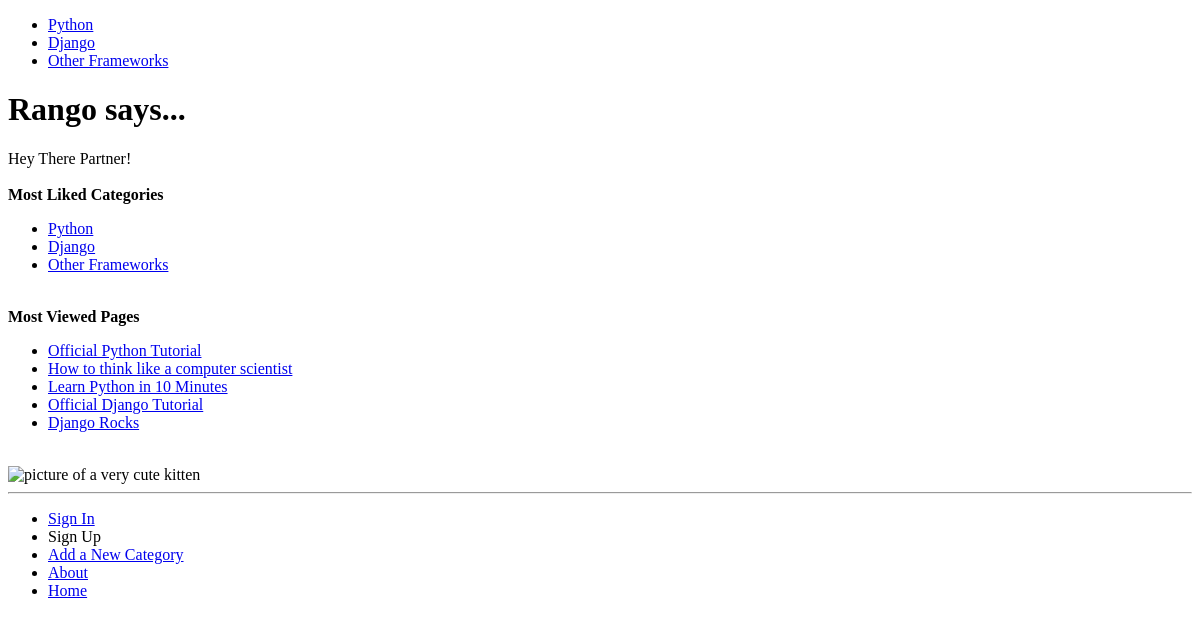
Before: / with the older database file.
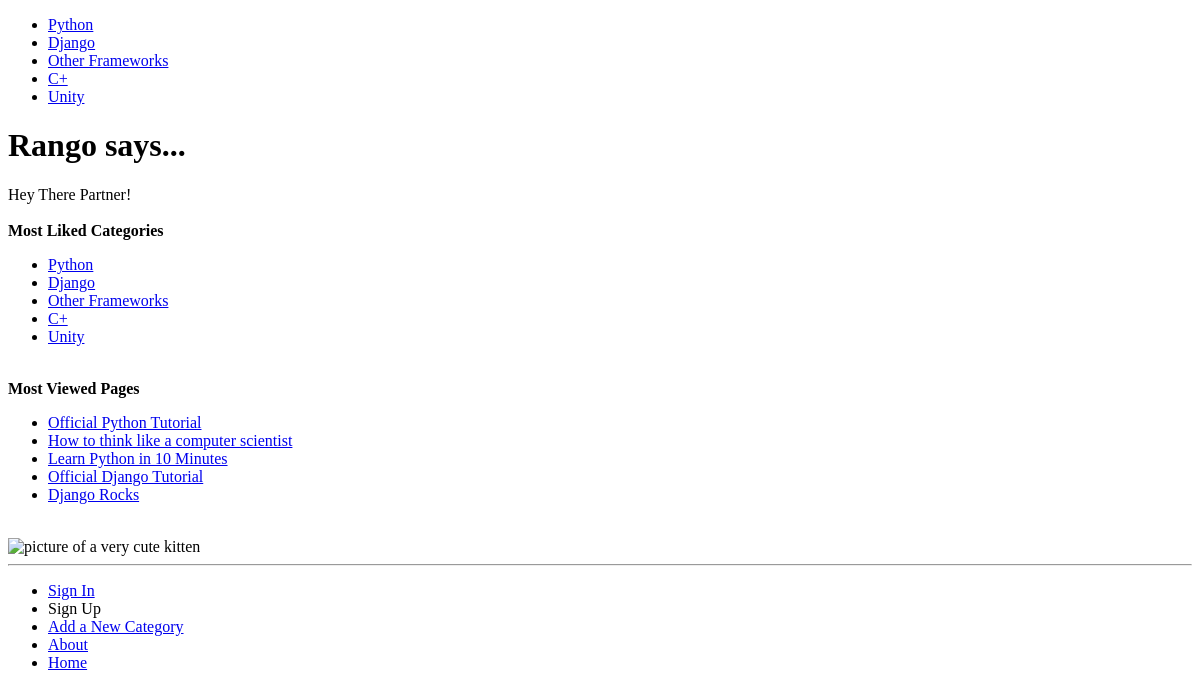
After: the same page with the newer database file.
### rango/models.py (models this page shows, shortened)
class Category(models.Model):
    name = models.CharField(max_length=128, unique=True)
    views = models.IntegerField(default=0)
    likes = models.IntegerField(default=0)
    slug = models.SlugField(blank=True, unique=True, allow_unicode=True)
    class Meta:
        verbose_name_plural = 'categories'

class Page(models.Model):
    category = models.ForeignKey(Category)
    title = models.CharField(max_length=128)
    url = models.URLField()
    views = models.IntegerField(default=0)
    slug = models.SlugField(blank=True, unique=True, allow_unicode=True)

### rango/views.py (the view)
# urls.py: url(r'^$', views.index, name='index'),
def index(request):
    request.session.set_test_cookie()
    category_list_by_likes = Category.objects.order_by('-likes')[:5]
    page_list_by_views = Page.objects.order_by('-views')[:5]
    context_dict = {'categories_by_likes': category_list_by_likes, 'pages_by_views': page_list_by_views}
    return render(request, 'rango/index.html', context_dict)

### rango/templatetags/rango_template_tags.py (called while the page is built)
@register.inclusion_tag('rango/cats.html')
def get_category_list(cat=None):
    return {'cats': Category.objects.all(), 'act_cat': cat}

### tango_withdjango_project/templates/rango/index.html (shortened to what this page needs)
{% extends 'rango/base.html' %}
{% load staticfiles %}
{% block body_block %}
    <h1>Rango says...</h1>
    {% if user.is_authenticated %}
        <div>Howdy {{ user.username }}!</div>
    {% else %}
        <div>Hey There Partner!</div>
    {% endif %}
    <div>
        <br />
        {% if categories_by_likes %}
            <strong>Most Liked Categories</strong>
            <ul>
                {% for category in categories_by_likes %}
                    <li>
                        <a href="{% url 'rango:show_category' category.slug %}">{{ category.name }}</a>
                    </li>
                {% endfor %}
            </ul>
        {% else %}
            <strong>There are no categories present.</strong>
        {% endif %}
    </div>
    <div>
        <br />
        {% if pages_by_views %}
            <strong>Most Viewed Pages</strong>
            <ul>
                {% for page in pages_by_views %}
                    <li>
                        <a href="{% url 'rango:show_page' page.slug %}">{{ page.title }}</a>
                    </li>
                {% endfor %}
            </ul>
        {% else %}
            <strong>There is no page requested.</strong>
        {% endif %}
    </div>
    <div>
        <br />
        <img src="{% static 'images/kitten.jpg' %}" alt="picture of a very cute kitten" height="300">
    </div>
{% endblock body_block %}
{% load staticfiles %}

### tango_withdjango_project/templates/rango/cats.html
 <ul>
 {% for c in cats %}
    {% if c == act_cat %}
    <li>
        <strong>
            <a href="{% url 'rango:show_category' c.slug %}">{{ c.name }}</a>
        </strong>
    </li>
    {% else %}
        <li>
            <a href="{% url 'rango:show_category' c.slug %}">{{ c.name }}</a>
        </li>
    {% endif %}
 {% endfor %}
</ul>

Changed rows visible on the page:
added Category: name "C+"
added Category: name "Unity"
